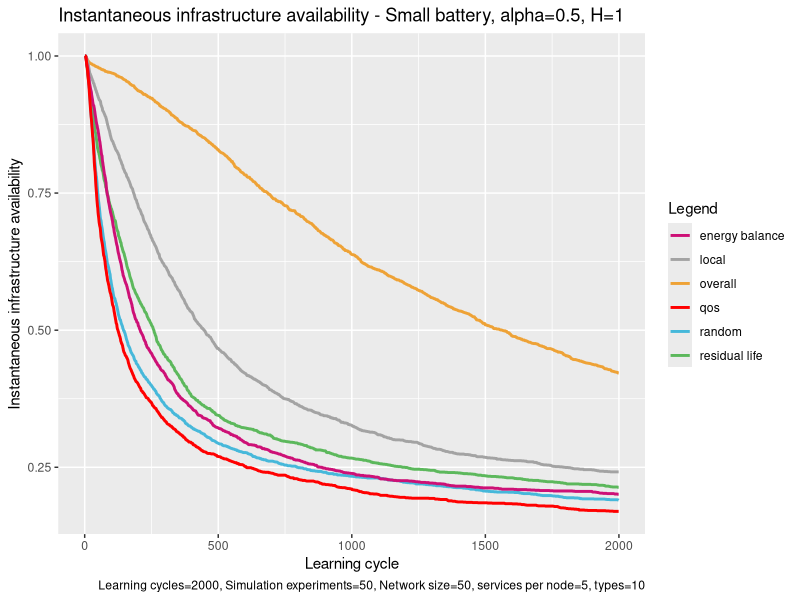

This chart was generated by the following R code:
# execute all lines: ctrl + shift + enter

library(ggplot2)

# set working directory here
setwd(dirname(rstudioapi::getSourceEditorContext()$path))

overall <- read.table("exp_assembly_overall_energy_template.txt", 
                      header = F,
                      sep = " ",
                      col.names= c("overallx", "overally")
)

random <- read.table("exp_assembly_random.txt", 
                     header = F,
                     sep = " ",
                     col.names= c("randomx", "randomy")
)

res <- read.table("exp_assembly_residual_life_template.txt", 
                  header = F,
                  sep = " ",
                  col.names= c("resx","resy")
)

local <- read.table("exp_assembly_local_energy_template.txt", 
                    header = F,
                    sep = " ",
                    col.names= c("locx","locy")
)

learning <- read.table("exp_assembly_energyAware.txt", 
                          header = F,
                          sep = " ",
                          col.names= c("enx","eny")
)

qos <- read.table("exp_assembly_QoS.txt", 
                       header = F,
                       sep = " ",
                       col.names= c("qosx","qosy")
)


overall_x <- overall$overallx
overall_y <- overall$overally

random_y <- random$randomy
res_y <- res$resy
local_y <- local$locy
energyAware_y <- learning$eny
qos_y <- qos$qosy

head(overall)

colors <- c("overall" = "#EEA236", "residual life" = "#5CB85C", "random" = "#46B8DA", "local"="gray64", "energy balance"="deeppink3", "qos"="#FF0000")

ggplot(data=local, aes(x=overall_x, col = group)) + 
  
  geom_line(aes(y = overall_y, color = "overall"), size = 1) +
  geom_line(aes(y = res_y, color = "residual life"), size = 1) +
  geom_line(aes(y = random_y, color = "random"), size = 1) +
  geom_line(aes(y = local_y, color = "local"), size = 1) +
  geom_line(aes(y = energyAware_y, color = "energy balance"), size = 1) +
  geom_line(aes(y = qos_y, color = "qos"), size = 1) +
  
  labs(x = "Learning cycle",
       y = "Instantaneous infrastructure availability",
       color = "Legend",
       title = "Instantaneous infrastructure availability - Small battery, alpha=0.5, H=1", 
       caption = "Learning cycles=2000, Simulation experiments=50, Network size=50, services per node=5, types=10") +
  
  scale_color_manual(values = colors)
